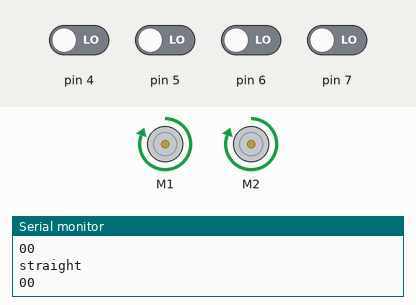
This sketch was run on a simulated Arduino Uno, built with avr-gcc and run on an emulated ATmega328P. Shown: 2 × DC motor (green arrow = forward, orange = backward, longer = faster), the last lines printed to the serial monitor. The inputs (shaded band) are chosen by the test bench; at power-on: pin 4–7 LOW.

Above: at 4.2 s.
4.3 s: pin 5 driven HIGH
At 4.68 s:
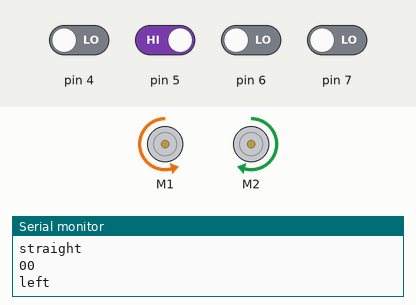
7.3 s: pin 6 driven HIGH
At 8.06 s:
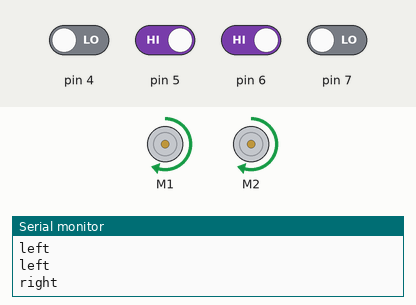
10.3 s: pin 4 driven HIGH
13.3 s: pin 7 driven HIGH
At 14.77 s:
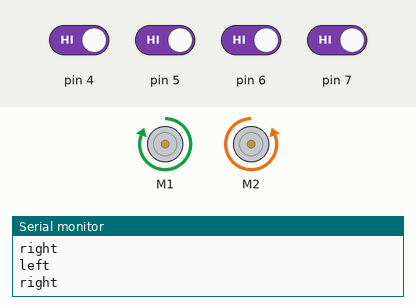
16.3 s: pin 7 driven LOW
19.3 s: pin 5 driven LOW
At 19.55 s:
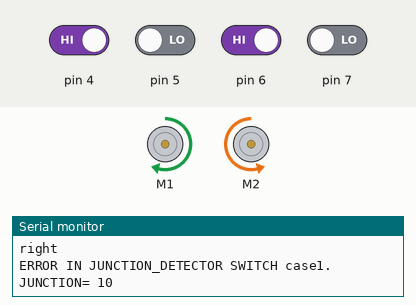
Timing chart, 0 to 23.3 s (numbered marks = the images above; inputs shaded):
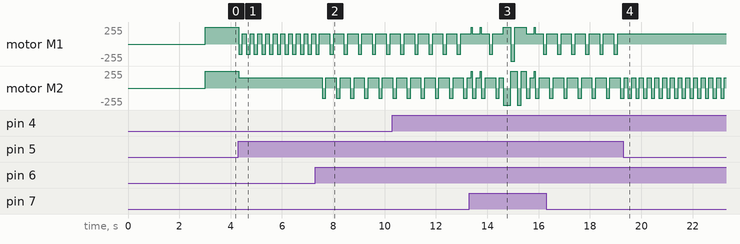

Measured:
- after the input at 4.3 s, motor M1: alternates forward 153/255 for 0.15 s and backward 153/255 for 0.15 s, starting at once; motor M2: forward 255/255 → forward 153/255 at once
- after the input at 7.3 s, motor M1: alternates forward 153/255 for 0.40 s and backward 153/255 for 0.15 s, starting after 0.56 s; motor M2: alternates forward 153/255 for 0.40 s and backward 153/255 for 0.15 s, starting after 0.26 s
- after the input at 19.3 s, motor M1: stops changing and stays forward 153/255; motor M2: alternates forward 153/255 for 0.15 s and backward 153/255 for 0.15 s, starting after 0.18 s

The sketch:

junction_detection_added.ino
```cpp
#include <Adafruit_MotorShield.h>
#include <NewPing.h>

#define rotTime  150
#define moveTime 100
int state=2;
unsigned long TAU=300;

// Initialize motors and sensors
Adafruit_MotorShield  AFMS   = Adafruit_MotorShield();
Adafruit_DCMotor *motorLeft  = AFMS.getMotor(1);
Adafruit_DCMotor *motorRight = AFMS.getMotor(2);
NewPing sonarSide(2, 12, 100);
NewPing sonarFront(3, 13, 100);

bool cube_to_destination=false;
bool cubeDetectedFront=false;
bool cubeDetectedSide= false;
int speedLeft = 0;
int speedRight = 0;
int TOPSPEED = 255;
int ll = 0;
int l = 0;
int r = 0;
int rr= 0;

int SLOWDOWN = TOPSPEED * 0.6;
bool LEFT;
bool RIGHT;

int TunnelDistance = 6;
int TunnelExit = 0;

void setup() {
  delay(3000);
  Serial.begin(9600);
  AFMS.begin();
  pinMode(4,INPUT);
  pinMode(5, INPUT);
  pinMode(6, INPUT);
  pinMode(7, INPUT);
  motorLeft -> setSpeed(0);
  motorRight -> setSpeed(0);
  motorLeft -> run(FORWARD);
  motorRight -> run(FORWARD);
}

void turnLeft()
{
  motorLeft -> setSpeed(TOPSPEED);
  motorRight-> setSpeed(TOPSPEED);
  motorLeft -> run(BACKWARD);
  motorRight-> run(FORWARD);
  delay(TAU);
  motorLeft  -> run(FORWARD);
  motorLeft  -> setSpeed(TOPSPEED);
  motorRight -> setSpeed(TOPSPEED);
  speedLeft = TOPSPEED;
  speedRight = TOPSPEED;
}

void turnRight()
{
  motorLeft -> setSpeed(TOPSPEED);
  motorRight-> setSpeed(TOPSPEED);
  motorLeft -> run(FORWARD);
  motorRight-> run(BACKWARD);
  delay(TAU);
  motorRight  -> run(FORWARD);
  motorLeft  -> setSpeed(TOPSPEED);
  motorRight -> setSpeed(TOPSPEED);
}

void junction_detector()
{
  switch(state)
  {
    case 0:
      if(ll==1 && rr==1){
        state=1;
      }
      else if (ll != rr)
      {
        Serial.print("ERROR IN JUNCTION DETECTOR SWITCH case0. JUNCTION= ");
        Serial.print(ll);
        Serial.println(rr);
      }
      break;

    case 1:
      if(ll==1 && rr==1)
      {
        turnRight();
        state=2;
      }
      else if( ll!=rr){
        Serial.print("ERROR IN JUNCTION_DETECTOR SWITCH case1. JUNCTION= ");
        Serial.print(ll);
        Serial.println(rr);
      }
      break;

    case 2:
      if( rr==1){
        if (cube_to_destination){turnRight();} //code to be added once navigaion works
        else{
          l=0;
          r=0;
          state=3;
          }
      } else if( ll!=rr){
        Serial.print("ERROR IN JUNCTION_DETECTOR SWITCH case2. JUNCTION= ");
        Serial.print(ll);
        Serial.println(rr);
      }
      break;

    case 3:
      if(ll==1){
        if(cubeDetectedSide){
          turnLeft();
        }
        else{
          l=0;
          state=4;
        }
      } else if( ll!=rr){
        Serial.print("ERROR IN JUNCTION_DETECTOR SWITCH case3. JUNCTION= ");
        Serial.print(ll);
        Serial.println(rr);
      }
      break;

    case 4:
      if (ll==1 && rr==1){
        l=0;
        r=0;
        state=5;
      } else if( ll!=rr){
        Serial.print("ERROR IN JUNCTION_DETECTOR SWITCH case4. JUNCTION= ");
        Serial.print(ll);
        Serial.println(rr);
      }
      break;

    case 5:
      if(ll==1){
        //Code to be added to take the cube after we check the navigation works.
        l=0;
        state=6;
        } else if( ll!=rr){
        Serial.print("ERROR IN JUNCTION_DETECTOR SWITCH case5. JUNCTION= ");
        Serial.print(ll);
        Serial.println(rr);
      }
      break;

    case 6:
      if(rr==1){
        if (cube_to_destination){turnRight();}
        else{
          r=1;
          state=1;
        }
      }else if( ll!=rr){
        Serial.print("ERROR IN JUNCTION_DETECTOR SWITCH case6. JUNCTION= ");
        Serial.print(ll);
        Serial.println(rr);
      }
      break;
  }
}

void lineFollowing() {

  ll = digitalRead(4);
  l = digitalRead(5);
  r = digitalRead(6);
  rr=digitalRead(7);
  junction_detector();
  //Serial.print(l);
  //Serial.println(r);

  if (l == 1) {
    if (speedLeft != SLOWDOWN || speedRight != SLOWDOWN) {
      motorLeft -> setSpeed(SLOWDOWN);
      motorRight -> setSpeed(SLOWDOWN);
      speedLeft = SLOWDOWN;
      speedRight = SLOWDOWN;
    }
    motorLeft -> run(BACKWARD);
    motorRight -> run(FORWARD);
    delay(rotTime);
    motorLeft -> run(FORWARD);
    delay(moveTime);
    Serial.println("left");
  }
  if (r == 1) {
    if (speedLeft != SLOWDOWN || speedRight != SLOWDOWN) {
      motorLeft -> setSpeed(SLOWDOWN);
      motorRight -> setSpeed(SLOWDOWN);
      speedLeft = SLOWDOWN;
      speedRight = SLOWDOWN;
    }
    motorLeft -> run(FORWARD);
    motorRight -> run(BACKWARD);
    delay(rotTime);
    motorRight -> run(FORWARD);
    delay(moveTime);
    Serial.println("right");
  }
  if (l == 0 && r == 0) {
    if (speedLeft != TOPSPEED || speedRight != TOPSPEED){
      motorLeft -> setSpeed(TOPSPEED);
      motorRight -> setSpeed(TOPSPEED);
      motorLeft -> run(FORWARD);
      motorRight -> run(FORWARD);
      speedLeft = TOPSPEED;
      speedRight = TOPSPEED;
    }
    Serial.println("straight");
    Serial.print(l);
    Serial.println(r);
  }
}

// Triggered when abs(sonarSide.ping_cm() - TunnelDistance) < criticalValue
void tunnel_navigation() {
  int diff = sonarSide.ping_cm() - TunnelDistance;
  int prevDiff, totalDiff = diff;
  if (diff > 0) {
    if (speedLeft != SLOWDOWN || speedRight != SLOWDOWN) {
      motorLeft -> setSpeed(SLOWDOWN);
      motorRight -> setSpeed(SLOWDOWN);
      speedLeft = SLOWDOWN;
      speedRight = SLOWDOWN;
    }
    motorLeft -> run(BACKWARD);
    motorRight -> run(FORWARD);
    delay(rotTime);
    motorLeft -> run(FORWARD);
    delay(moveTime);
    Serial.println("left");
  }
  else if (diff < 0) {
    if (speedLeft != SLOWDOWN || speedRight != SLOWDOWN) {
      motorLeft -> setSpeed(SLOWDOWN);
      motorRight -> setSpeed(SLOWDOWN);
      speedLeft = SLOWDOWN;
      speedRight = SLOWDOWN;
    }
    motorLeft -> run(FORWARD);
    motorRight -> run(BACKWARD);
    delay(rotTime);
    motorRight -> run(FORWARD);
    delay(moveTime);
    Serial.println("left");
  }
  else {
    if (speedLeft != TOPSPEED || speedRight != TOPSPEED){
      motorLeft -> setSpeed(TOPSPEED);
      motorRight -> setSpeed(TOPSPEED);
      motorLeft -> run(FORWARD);
      motorRight -> run(FORWARD);
      speedLeft = TOPSPEED;
      speedRight = TOPSPEED;
    }
  }
}

void loop() {
  while(true) {
   lineFollowing();
   delay(50);
  }
}
```
